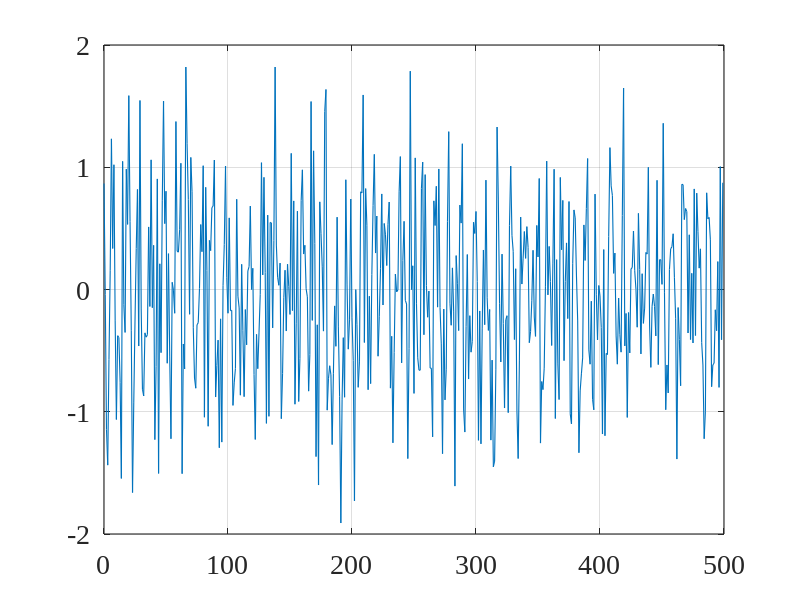
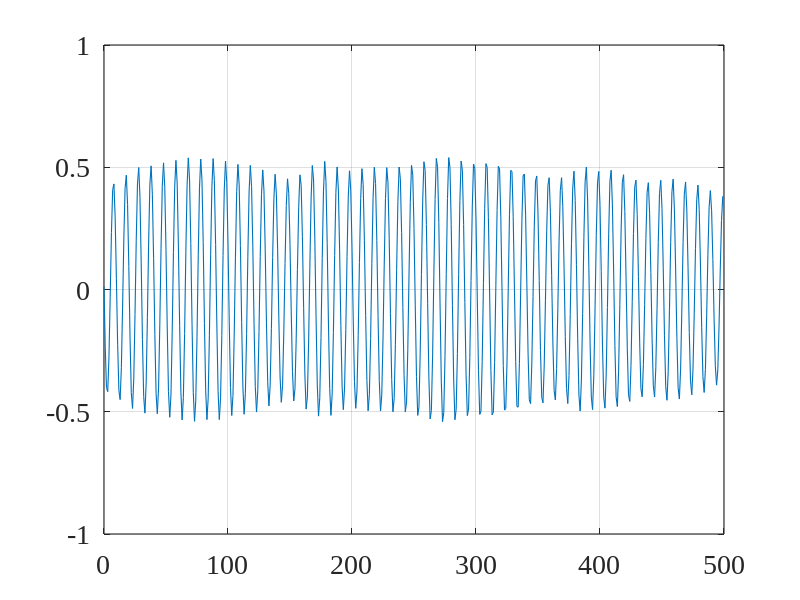
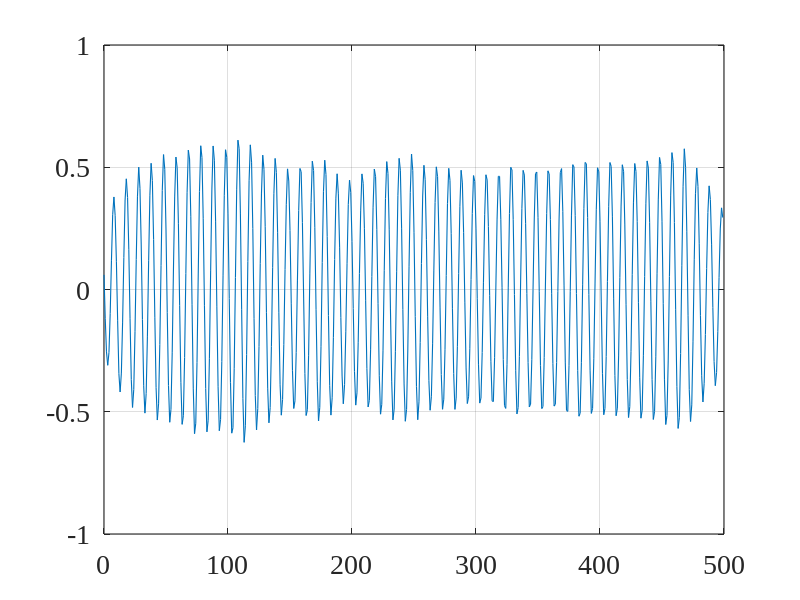
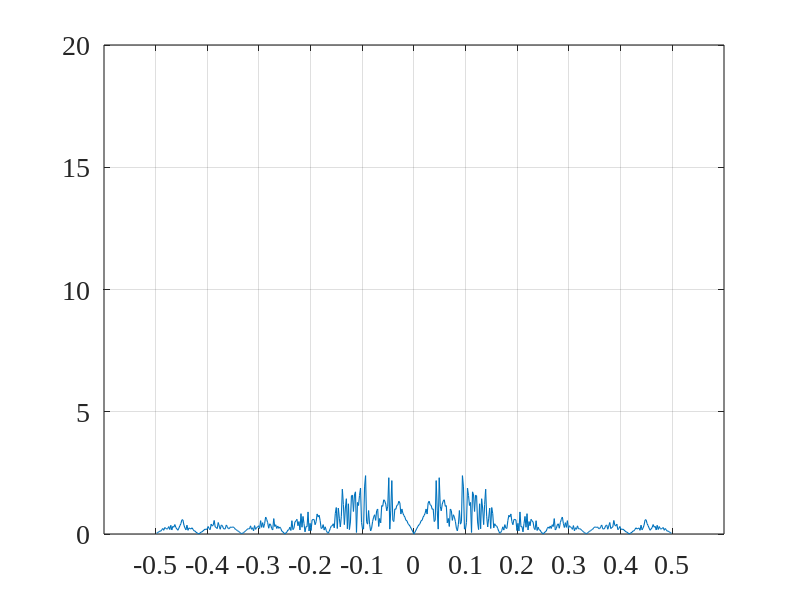

Recreate these plots in MATLAB, in order.
close all; clc; clear all;
linewd = 0.8;
hcfontsize = 20;
MarkerSize=9;

A0=0.5;
T=500;
f0=0.1;
theta=70/180*pi;
alpha=0.01; 

iSNR_dB=-5;
iSNR=10^(iSNR_dB/10);
sigmau2=A0^2/2./iSNR/(1+alpha);
sigmaw2=alpha*sigmau2;

Nfft=2^9;
Nfft2=Nfft/2;
f=[0:Nfft2 -Nfft2+1:-1]'/Nfft;
df=f(2)-f(1);

t=(0:T-1)';
x1=A0*cos(2*pi*f0*t+pi/3);
u1=sigmau2^0.5*randn(size(t));
X1=fft(x1,Nfft);
U1=fft(u1,Nfft);
phiX1=A0^2/4*(sin(T*pi*(f+f0))./sin(pi*(f+f0))).^2+A0^2/4*(sin(T*pi*(f-f0))./sin(pi*(f-f0))).^2;

M=1; % Number of sensors

[f_mat,m_mat]=meshgrid(f,1:M);
d=exp(-1i*2*pi*f_mat.*(m_mat-1)*cos(theta));
du=exp(-1i*2*pi*f_mat.*(m_mat-1));
X=(ones(M,1)*X1.').*d;
U=(ones(M,1)*U1.').*du;
w=sigmaw2^0.5*randn(M,T);
W=fft(w,Nfft,2);
Y=X+U+W;
y1=ifft(Y(1,:));

phiV0=zeros(M,M,length(f));
for idxf=1:length(f)
    phiV0(:,:,idxf)=T*du(:,idxf)*du(:,idxf)'+T*alpha*eye(M);
end
phiV=sigmau2*phiV0;

h=zeros(M,length(f));
for idxf=1:length(f)
    phiY=phiV(:,:,idxf)+phiX1(idxf)*d(:,idxf)*d(:,idxf)';
    h(:,idxf)=phiX1(idxf)*inv(phiY)*d(:,idxf);
end

Z=sum(conj(h).*Y,1);
z=real(ifft(Z));

int_H2_phiV=0;
for idxf=1:length(f)
    int_H2_phiV=int_H2_phiV+df* h(:,idxf)'*phiV(:,:,idxf)*h(:,idxf);
end

f1=fftshift(f);
Ya=fftshift(abs(Y(1,:)));

figure
plot(t,y1(1:T),'linewidth',linewd);
set(gca, 'Color', [1, 1, 1]); 
set(gca, 'FontName', 'Times New Roman');
set(gca, 'FontSize', hcfontsize);
set(gca, 'LineWidth', linewd); 
set(gca,'YLim',[-2 2]);
box on; grid on;

figure
plot(t,z(1:T),'linewidth',linewd);
set(gca, 'Color', [1, 1, 1]); 
set(gca, 'FontName', 'Times New Roman');
set(gca, 'FontSize', hcfontsize);
set(gca, 'LineWidth', linewd); 
set(gca,'YLim',[-1 1]);
box on; grid on;

M=2; % Number of sensors
[f_mat,m_mat]=meshgrid(f,1:M);
d=exp(-1i*2*pi*f_mat.*(m_mat-1)*cos(theta));
du=exp(-1i*2*pi*f_mat.*(m_mat-1));
X=(ones(M,1)*X1.').*d;
U=(ones(M,1)*U1.').*du;
w=sigmaw2^0.5*randn(M,T);
W=fft(w,Nfft,2);
Y=X+U+W;

phiV0=zeros(M,M,length(f));
for idxf=1:length(f)
    phiV0(:,:,idxf)=T*du(:,idxf)*du(:,idxf)'+T*alpha*eye(M);
end
phiV=sigmau2*phiV0;

h=zeros(M,length(f));
for idxf=1:length(f)
    phiY=phiV(:,:,idxf)+phiX1(idxf)*d(:,idxf)*d(:,idxf)';
    h(:,idxf)=phiX1(idxf)*inv(phiY)*d(:,idxf);
end

Z=sum(conj(h).*Y);
z=real(ifft(Z));

int_H2_phiV=0;
for idxf=1:length(f)
    int_H2_phiV=int_H2_phiV+df* h(:,idxf)'*phiV(:,:,idxf)*h(:,idxf);
end

figure
plot(t,z(1:T),'linewidth',linewd);
set(gca, 'Color', [1, 1, 1]); 
set(gca, 'FontName', 'Times New Roman');
set(gca, 'FontSize', hcfontsize);
set(gca, 'LineWidth', linewd); 
set(gca,'YLim',[-1 1]);
box on; grid on;

M=5; % Number of sensors
[f_mat,m_mat]=meshgrid(f,1:M);
d=exp(-1i*2*pi*f_mat.*(m_mat-1)*cos(theta));
du=exp(-1i*2*pi*f_mat.*(m_mat-1));
X=(ones(M,1)*X1.').*d;
U=(ones(M,1)*U1.').*du;
w=sigmaw2^0.5*randn(M,T);
W=fft(w,Nfft,2);
Y=X+U+W;

phiV0=zeros(M,M,length(f));
for idxf=1:length(f)
    phiV0(:,:,idxf)=T*du(:,idxf)*du(:,idxf)'+T*alpha*eye(M);
end
phiV1=T*A0^2/2./iSNR*ones(size(f));
phiV=sigmau2*phiV0;

h=zeros(M,length(f));
for idxf=1:length(f)
    phiY=phiV(:,:,idxf)+phiX1(idxf)*d(:,idxf)*d(:,idxf)';
    h(:,idxf)=phiX1(idxf)*inv(phiY)*d(:,idxf);
end

Z=sum(conj(h).*Y);
z=real(ifft(Z));

int_H2_phiX=df*sum(phiX1 .* abs(sum(conj(h).*d,1)').^2 );
int_H2_phiV=0;
for idxf=1:length(f)
    int_H2_phiV=int_H2_phiV+df* h(:,idxf)'*phiV(:,:,idxf)*h(:,idxf);
end

Za=fftshift(abs(Z));

figure
Ea=fftshift(abs(Z.'-X1));
plot(f1(2:end),Ea(2:end),'linewidth',linewd);
set(gca, 'Color', [1, 1, 1]); 
set(gca, 'FontName', 'Times New Roman');
set(gca, 'FontSize', hcfontsize);
set(gca, 'LineWidth', linewd); 
set(gca,'XTick',-0.5:0.1:0.5); 
set(gca,'YLim',[0 20]);
box on; grid on;

figure
plot(t,z(1:T),'linewidth',linewd);
set(gca, 'Color', [1, 1, 1]); 
set(gca, 'FontName', 'Times New Roman');
set(gca, 'FontSize', hcfontsize);
set(gca, 'LineWidth', linewd); 
set(gca,'YLim',[-1 1]);
box on; grid on;
